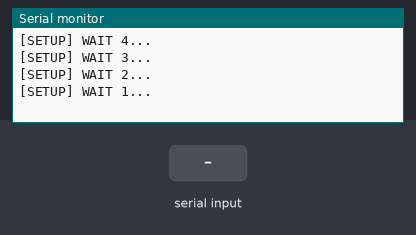
This sketch was run on a simulated ESP8266 (NodeMCU). Shown: the last lines printed to the serial monitor. The test bench sets the inputs (shaded band). WiFi joins after 1.5 s; servers stay silent unless stated; uploads are accepted with an empty reply.

Above: at 5.2 s.
5.3 s: "1" received over Serial
At 7.96 s:
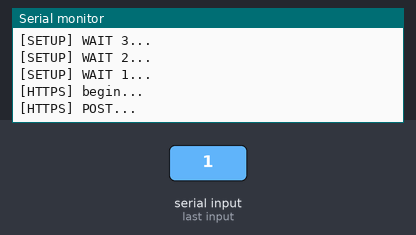
At 8.8 s:
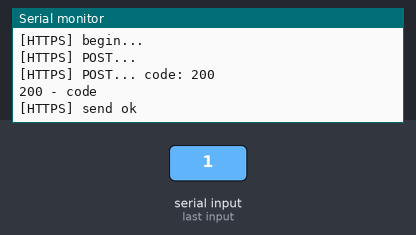
Timing chart, 0 to 10.3 s (numbered marks = the images above; inputs shaded):
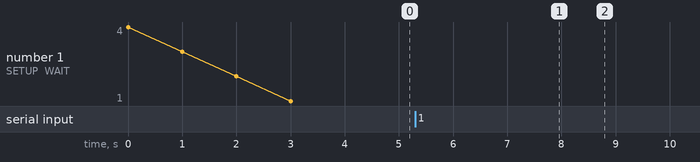

The sketch:

TimeMenForLeepack.ino
```cpp
/**
   BasicHTTPSClient.ino

    Created on: 20.08.2018

*/

#include <Arduino.h>
#include <Time.h>
#include <ESP8266WiFi.h>
#include <ESP8266WiFiMulti.h>

#include <ESP8266HTTPClient.h>

#include <WiFiClientSecureBearSSL.h>
// Fingerprint for demo URL, expires on June 2, 2021, needs to be updated well before this date
//const uint8_t fingerprint[20] = { 0x40, 0xaf, 0x00, 0x6b, 0xec, 0x90, 0x22, 0x41, 0x8e, 0xa3, 0xad, 0xfa, 0x1a, 0xe8, 0x25, 0x41, 0x1d, 0x1a, 0x54, 0xb3 };
const char fingerprint[] = "4924e700d512b302b7e87be2c6ffb35d467f1acc";


ESP8266WiFiMulti WiFiMulti;

void setup() {

    Serial.begin(9600);
    // Serial.setDebugOutput(true);

    Serial.println();
    Serial.println();
    Serial.println();

    for (uint8_t t = 4; t > 0; t--) {
        Serial.printf("[SETUP] WAIT %d...\n", t);
        Serial.flush();
        delay(1000);
    }

    //setTime(8, 29, 0, 1, 1, 11); // set time to Saturday 8:29:00am Jan 1 2011
    WiFi.mode(WIFI_STA);

    //fkfkdljglfdg;olkblknbgkcnbgnvb.c


    WiFiMulti.addAP("DANA", "11160045");
    //WiFiMulti.addAP("kormotech", "a9GyeUce");
    //WiFiMulti.addAP("ASUS", "donperes");
    //WiFiMulti.addAP("AP", "donperes");

}

int sendDataTest(String message) {
    unsigned long time = millis();
    if ((WiFiMulti.run() == WL_CONNECTED)) {

        std::unique_ptr<BearSSL::WiFiClientSecure> client(new BearSSL::WiFiClientSecure);

        //client->setFingerprint(fingerprint);
        // Or, if you happy to ignore the SSL certificate, then use the following line instead:
         client->setInsecure();

        HTTPClient https;

        Serial.print("[HTTPS] begin...\n");
        if (https.begin(*client, "https://pipe.leananalistic.com.ua/api/fromesp")) {  // HTTPS

            Serial.print("[HTTPS] POST...\n");

            https.addHeader("Content-Type", "application/json");
            https.addHeader("User-Agent", "Arduino");
            https.addHeader("Accept", "*/*");
            https.addHeader("Connection", "keep-alive");
            int httpCode = https.POST(message);
            // httpCode will be negative on error
            if (httpCode > 0) {
                // HTTP header has been send and Server response header has been handled
                Serial.printf("[HTTPS] POST... code: %d\n", httpCode);

                // file found at server
                if (httpCode == HTTP_CODE_OK || httpCode == HTTP_CODE_MOVED_PERMANENTLY) {
                    String payload = https.getString();
                    Serial.println(payload);
                    https.end();
                    return httpCode;
                }
            }
            else {
                Serial.printf("[HTTPS] POST... failed, error: %s\n", https.errorToString(httpCode).c_str());
                https.end();
                return 3;
            }
            https.end();
        }
        else {
            Serial.printf("[HTTPS] Unable to connect\n");
            return 2;
        }


    }
    return 1;
    //Serial.println(millis() - time);
}


void loop() {
    String msg = Serial.readString();
    if (msg.length() != 0) {
        int try_send = 4;
        int code = sendDataTest(msg);
        Serial.print(code);
        Serial.println(" - code");
        if (code != 200) {
            for (int i = 0; i <= try_send; i++)
            {
            code = sendDataTest(msg);
            if (code == 200)break;
            Serial.print(code);
            Serial.print(" -code  try send");
            Serial.println(i);
            delay(1000);
            }
        }
        else
            Serial.printf("[HTTPS] send ok\n");
    }

}
```

Measured:
- after the input at 5.3 s, the serial monitor: prints a new line after 2.5 s (image 1)
